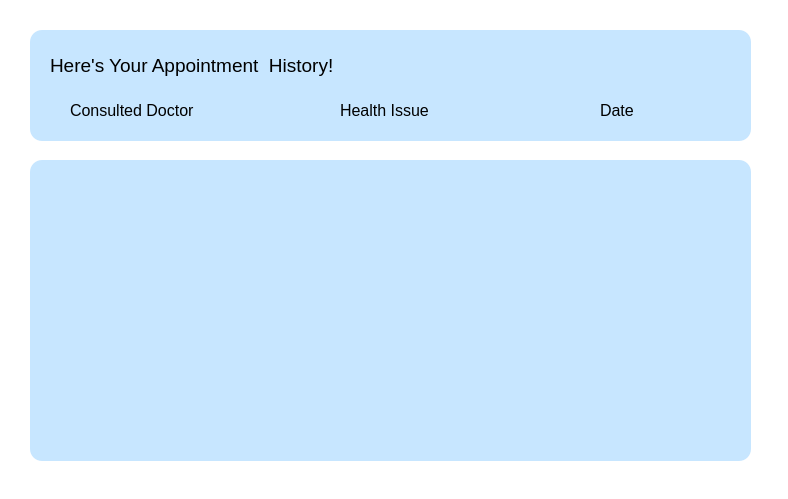
<?xml version="1.0" encoding="UTF-8"?>
<ui version="4.0">
 <class>Form</class>
 <widget class="QWidget" name="Form">
  <property name="geometry">
   <rect>
    <x>0</x>
    <y>0</y>
    <width>788</width>
    <height>499</height>
   </rect>
  </property>
  <property name="windowTitle">
   <string>Form</string>
  </property>
  <property name="styleSheet">
   <string notr="true">background-color:rgb(255,255,255);
border-radius:12px;</string>
  </property>
  <widget class="QWidget" name="widget" native="true">
   <property name="geometry">
    <rect>
     <x>30</x>
     <y>160</y>
     <width>721</width>
     <height>301</height>
    </rect>
   </property>
   <property name="styleSheet">
    <string notr="true">background-color:rgb(199,230,255);
border-radius:12px;</string>
   </property>
  </widget>
  <widget class="QWidget" name="widget_2" native="true">
   <property name="geometry">
    <rect>
     <x>30</x>
     <y>30</y>
     <width>721</width>
     <height>111</height>
    </rect>
   </property>
   <property name="styleSheet">
    <string notr="true">background-color:rgb(199,230,255);
border-radius:12px;</string>
   </property>
   <widget class="QLabel" name="label">
    <property name="geometry">
     <rect>
      <x>20</x>
      <y>20</y>
      <width>361</width>
      <height>31</height>
     </rect>
    </property>
    <property name="font">
     <font>
      <pointsize>14</pointsize>
     </font>
    </property>
    <property name="text">
     <string>Here's Your Appointment  History!</string>
    </property>
   </widget>
   <widget class="QLabel" name="label_2">
    <property name="geometry">
     <rect>
      <x>40</x>
      <y>70</y>
      <width>161</width>
      <height>20</height>
     </rect>
    </property>
    <property name="font">
     <font>
      <pointsize>12</pointsize>
     </font>
    </property>
    <property name="text">
     <string>Consulted Doctor</string>
    </property>
   </widget>
   <widget class="QLabel" name="label_3">
    <property name="geometry">
     <rect>
      <x>310</x>
      <y>70</y>
      <width>111</width>
      <height>20</height>
     </rect>
    </property>
    <property name="font">
     <font>
      <pointsize>12</pointsize>
     </font>
    </property>
    <property name="text">
     <string>Health Issue</string>
    </property>
   </widget>
   <widget class="QLabel" name="label_4">
    <property name="geometry">
     <rect>
      <x>570</x>
      <y>70</y>
      <width>63</width>
      <height>20</height>
     </rect>
    </property>
    <property name="font">
     <font>
      <pointsize>12</pointsize>
     </font>
    </property>
    <property name="text">
     <string>Date</string>
    </property>
   </widget>
  </widget>
 </widget>
 <resources/>
 <connections/>
</ui>
